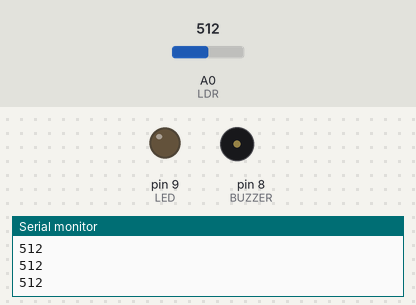
Bench run of a sketch on a simulated Arduino Uno, built with avr-gcc and run on an emulated ATmega328P. On the bench: output pins drawn as LEDs (lit = HIGH), buzzer (waves = sounding), the last lines printed to the serial monitor. The test bench sets the inputs (shaded band); at power-on: A0 (LDR) = 512.

Above: at 1.2 s.
1.3 s: A0 (LDR) set to 468
At 2.5 s:
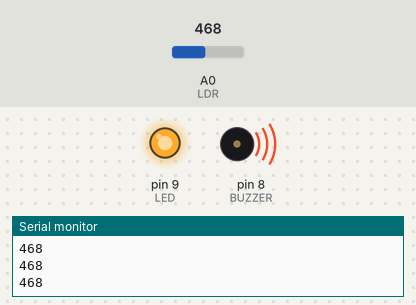
2.8 s: A0 (LDR) set to 490
At 3.8 s:
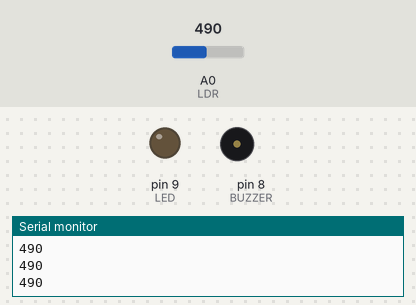
4.3 s: A0 (LDR) set to 470
At 5.0 s:
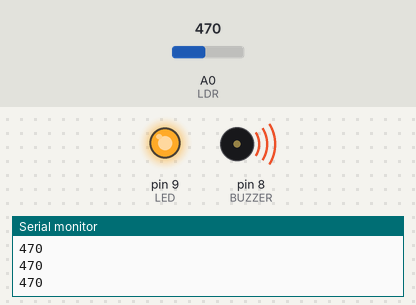
Timing chart, 0 to 7.3 s (numbered marks = the images above; inputs shaded):
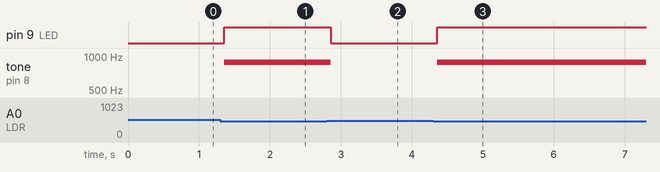

The sketch:

Projeto_017_Alarme_com_LDR.ino
```cpp
// Projeto 017 - Alarme com LDR
// Arduino Uno | Arduino Neon Lab

const byte LDR=A0, BUZZER=8, LED=9;
const int LIMIAR=480;
void setup(){ pinMode(LED,OUTPUT); Serial.begin(9600); }
void loop(){
  int luz=analogRead(LDR);
  bool escuro=luz<LIMIAR;
  digitalWrite(LED,escuro);
  if(escuro) tone(BUZZER,880); else noTone(BUZZER);
  Serial.println(luz); delay(150);
}
```

Measured:
- the behaviour switches between 480 and 479 on A0 (LDR) (found by bisection; images 0 and 1)
- after the input at 1.3 s, pin 9 (LED): LOW → HIGH after 0.05 s; tone on pin 8 (BUZZER): silent → 880 Hz after 0.05 s
- after the input at 2.8 s, pin 9 (LED): HIGH → LOW after 0.06 s; tone on pin 8 (BUZZER): 880 Hz → silent after 0.06 s
- after the input at 4.3 s, pin 9 (LED): LOW → HIGH after 0.06 s; tone on pin 8 (BUZZER): silent → 880 Hz after 0.06 s
